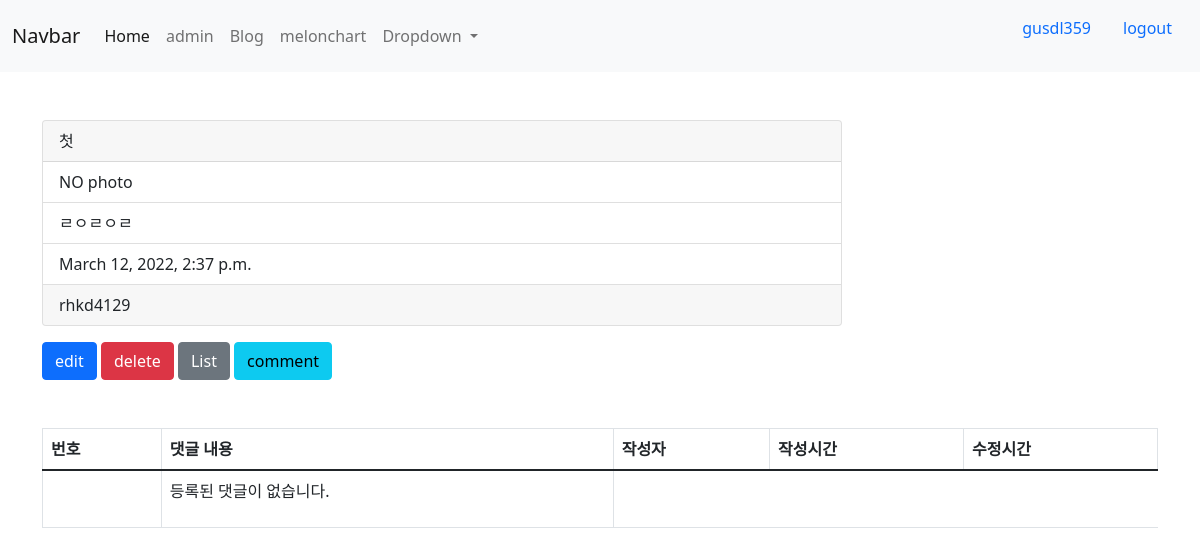
Screenshot of /blog/1/ (signed in) with the database file from the repository.
### accounts/models.py (models this page shows)
class User(AbstractUser):
    phone_number = models.CharField(blank =True ,default='' ,max_length=12)

### blog/models.py (models this page shows, shortened)
class Post(models.Model):
    class GenderChices(models.TextChoices):
        MALE = "M","Male"   #DB에저장되는 값 ,실제 사용할 값
        FEMALE = "F","Female"
    author = models.ForeignKey(settings.AUTH_USER_MODEL,on_delete=models.CASCADE) # 추천!
    title = models.CharField(max_length=20)
    photo = models.ImageField(blank = True, upload_to = 'blog/post/%Y/%m/%d')
    content = models.TextField()
    gender = models.CharField(max_length=1,blank=True,choices=GenderChices.choices)#,default=GenderChices.MALE
    is_public = models.BooleanField(default = False,verbose_name= '공개여부')
    created_at = models.DateTimeField(auto_now_add=True)
    updated_at = models.DateTimeField(auto_now=True)

### blog/views/post_views.py (the view)
# urls.py: path('<int:post_pk>/',post_views.blog_detail ,name='post_detail'),
def blog_detail(request,post_pk):
    post = get_object_or_404(Post,id = post_pk)#id로써도되고pk로써도된다? ,,.?
    comments = Comment.objects.filter(post_id = post_pk)
    return render(request,'blog/blog_detail.html',{'post':post,'comments':comments})

### blog/templates/blog/blog_detail.html (shortened to what this page needs)
{% extends 'blog/layout.html' %}
{% block content %}
    <div class="card mt-5" style="width: 50rem;">
        <div class="card-header">
            {{ post.title }}
        </div>
        <ul class="list-group list-group-flush">
          <li class="list-group-item">
                {% if post.photo %}
                        photo
                        <img src="{{ post.photo.url }}" alt="" style="width:100px;"/>
                {% else %}
                        NO photo
                {% endif %}
            </li>
          <li class="list-group-item">{{ post.content }}</li>
          <li class="list-group-item">{{ post.created_at  }}</li>
        </ul>
        <div class="card-footer">
          {{post.author}}
        </div>
      </div>
      <a href="{% url 'blog:blog_edit' post.pk %}"><div class="btn btn-primary mt-3">edit</div></a>
      <a href="{% url 'blog:blog_delete' post.pk %}"><div class="btn btn-danger mt-3">delete</div></a>
      <a href="{% url 'blog:post_list'  %}"><div class="btn btn-secondary mt-3">List</div></a>
      <a href="{% url 'blog:comment_create' post.pk %}"><div class="btn btn-info mt-3">comment</div></a>
      <table class="table table-bordered table-hover mt-5">
        <thead>
          <tr>
            <th scope="col">번호</th>
            <th scope="col">댓글 내용</th>
            <th scope="col">작성자</th>
            <th scope="col">작성시간</th>
            <th scope="col">수정시간</th>
          </tr>
        </thead>
        <tbody>
          {% if comments %}
            {% for comment in comments %}
                <td>{{comment.pk}}</td>
                <td>{{comment.message}}</td>
                <td>{{comment.author}}</td>
                <td>{{comment.created_at|date:'Y년 m월 d일 G시 i분' }}</td>
                <td>
                  {{comment.updated_at|date:'Y년 m월 d일 G시 i분' }}
                  <a href="{% url 'blog:comment_edit' comment.pk %}"><div class="btn btn-primary">수정</div></a>
                  <a href="{% url 'blog:comment_delete' comment.pk %}">{% include "blog/comment_modal.html" with a_label="삭제"%}</a>
                </td>
              </tr>
              {% endfor %}
          {% else %}
          <tr>
            <td></td>
            <td> <p>등록된 댓글이 없습니다.</p></td>
          </tr>
          {% endif %}
      </tbody>
    </table>
{% endblock content %}

### project1/templates/layout.html (shortened to what this page needs)
<!DOCTYPE html>
<html lang="en">
<head>
    <link href="https://cdn.jsdelivr.net/npm/bootstrap@5.1.3/dist/css/bootstrap.min.css" rel="stylesheet"/>
</head>
<body>
    <nav class="navbar navbar-expand-lg navbar-light bg-light">
        <div class="container-fluid">
          <a class="navbar-brand" href="#">Navbar</a>
          <div class="collapse navbar-collapse" id="navbarSupportedContent">
            <ul class="navbar-nav me-auto mb-2 mb-lg-0">
              <li class="nav-item">
                <a class="nav-link active" aria-current="page" href="{% url 'home'%}">Home</a>
              </li>
              <li class="nav-item">
                <a class="nav-link" href="{% url 'admin:index' %}">admin</a>
                </li>
              <li class="nav-item">
              <a class="nav-link" href="{% url 'blog:post_list' %}">Blog</a>
              </li>
              <li class="nav-item">
                <a class="nav-link" href="{% url 'crawling:melon_chart' %}">melonchart</a>
                </li>
              <li class="nav-item dropdown">
                <a class="nav-link dropdown-toggle" href="#" id="navbarDropdown" role="button" data-bs-toggle="dropdown" aria-expanded="false">
                  Dropdown
                </a>
              </li>
            </ul>
             <li class="nav-item d-flex">
               {% if user.is_authenticated %}
               <p class="nav-link">{{user.username}}</p>
               <a class="nav-link" href="{% url 'accounts:logout' %}">logout</a>
              {% else %}
              <a class="nav-link" href="{% url 'accounts:login' %}">login</a>
              <a class="nav-link" href="{% url 'accounts:signup' %}">sign_up</a>
              {% endif %}
             </li>
          </div>
        </div>
      </nav>
      <div class="container">
        <div class="row">
          <div class="col-sm-12">
            {% block content %}
            {% endblock content %}
          </div>
        </div>
      </div>
</body>
</html>

### rows the page displays
User: username "gusdl359"
Post: title "첫", content "ㄹㅇㄹㅇㄹ", created_at "March 12, 2022, 2:37 p.m.", author "rhkd4129"
